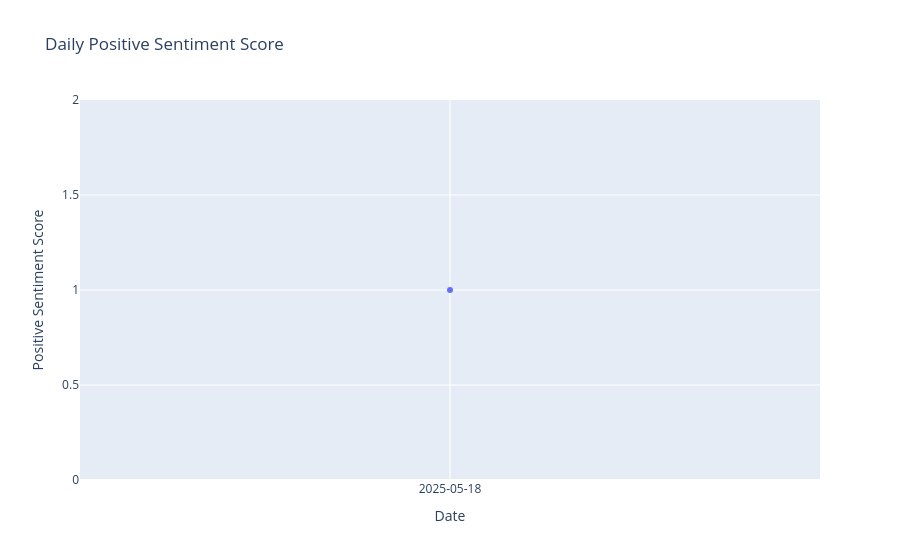

The code cell stored with this chart in its notebook:
### Code cell
# Filter out neutral sentiment
filtered_df = df[df['sentiment'] != 'neutral']

# Extract the date (day only) and calculate daily positive sentiment score
filtered_df['Day'] = filtered_df['Date'].dt.date
daily_sentiment = (
    filtered_df.groupby('Day')['sentiment']
    .apply(lambda x: (x == 'positive').sum() / len(x))
    .reset_index(name='positive_sentiment_score')
)

# Plot the daily sentiment score
fig = px.line(
    daily_sentiment,
    x='Day',
    y='positive_sentiment_score',
    title='Daily Positive Sentiment Score',
    labels={'positive_sentiment_score': 'Positive Sentiment Score', 'Day': 'Date'},
    markers=True,
)

fig.update_xaxes(dtick="D", tickformat="%Y-%m-%d")


fig

### Figure 1 — Plotly figure (JSON) as saved in the notebook; plotly's stock layout.template omitted (floating-point values rounded to 4 significant figures)
{"data": [{"hovertemplate": "Date=%{x}<br>Positive Sentiment Score=%{y}<extra></extra>", "legendgroup": "", "line": {"color": "#636efa", "dash": "solid"}, "marker": {"symbol": "circle"}, "mode": "lines+markers", "name": "", "orientation": "v", "showlegend": false, "type": "scatter", "x": ["2025-05-18"], "xaxis": "x", "y": [1], "yaxis": "y"}], "layout": {"autosize": true, "legend": {"tracegroupgap": 0}, "title": {"text": "Daily Positive Sentiment Score"}, "xaxis": {"anchor": "y", "autorange": true, "domain": [0, 1], "dtick": "D", "range": ["2025-05-17 23:59:59.999", "2025-05-18 00:00:00.001"], "tickformat": "%Y-%m-%d", "title": {"text": "Date"}, "type": "date"}, "yaxis": {"anchor": "x", "autorange": true, "domain": [0, 1], "range": [0, 2], "title": {"text": "Positive Sentiment Score"}, "type": "linear"}}}
